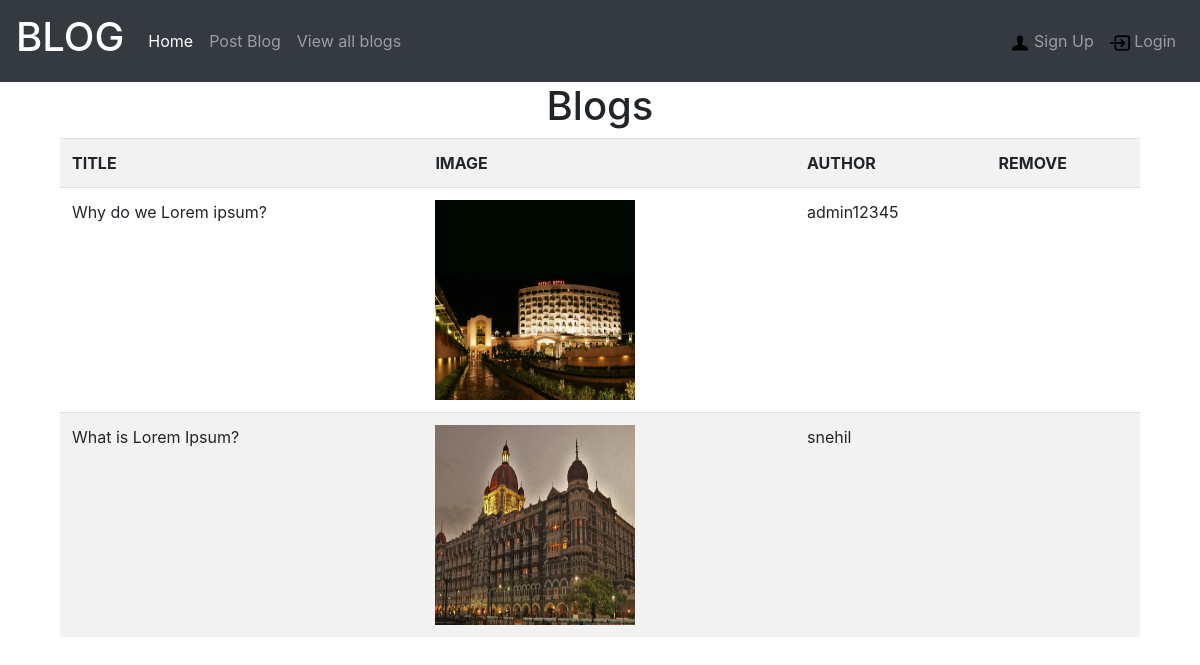
The page /viewblog/ on the database its author committed.
### blogapp/models.py (models this page shows)
class Blog(models.Model):
    title = models.CharField(max_length = 400)
    description = models.CharField(max_length = 400)
    image = models.FileField(upload_to = 'images/')
    author = models.CharField(max_length=50, default = '')
    upload_date = models.DateTimeField(auto_now = True)

### blogapp/views.py (the view)
# urls.py: path('viewblog/', views.ViewBlog),
def ViewBlog(request):
    images = Blog.objects.all().order_by('-upload_date')
    mydict = {'images': images}
    return render(request, 'blogapp/viewblog.html', context=mydict)

### templates/blogapp/viewblog.html (shortened to what this page needs)
{% extends 'blogapp/base.html' %}
{% block navblock %}
{% load crispy_forms_tags %}
<link rel="stylesheet" href="http://cdnjs.cloudflare.com/ajax/libs/font-awesome/4.1.0/css/font-awesome.min.css"/>
<center><h1> Blogs </h1></center>
  <div class="container">
    {% if images %}
    <table class="table table-striped">
        <tr>
          <th>TITLE</th>
          <th>IMAGE</th>
          <th>AUTHOR</th>
          <th> REMOVE </th>
        </tr>
        {% for data in images %}
      <tr>
        <td>{{data.title}}</td>
        <td><a href="/detailblog/{{data.id}}"><img src="{{data.image.url}}" width = 200px height = 200px>
      </a></td>
        <td>{{data.author}}</td>
      <td>
      </td>
      </tr>
      {%endfor%}
  </table>
  </div>
      {%else%}
      "NO DATA FOUND"
      {%endif%}
{%endblock%}

### templates/blogapp/base.html (shortened to what this page needs)
{% load static %}
<!DOCTYPE html>
<html lang="en">
<head>
  <link rel="stylesheet" href="https://maxcdn.bootstrapcdn.com/bootstrap/4.4.1/css/bootstrap.min.css">
</head>
<body>
  <nav class="navbar navbar-expand-sm bg-dark navbar-dark">
  <a class="navbar-brand" href="#">
    <h1>BLOG</h1>
  </a>
  <ul class="navbar-nav mr-auto">
  <li class="nav-item">
    <a class="nav-link active" href="/">Home</a>
  </li>
  <li class="nav-item">
    <a class="nav-link" href="/addblog">Post Blog</a>
  </li>
  <li class="nav-item">
    <a class="nav-link" href="/viewblog">View all blogs</a>
  </li>
</ul>
  <ul class="navbar-nav ml-auto">
{% if request.user.is_authenticated is True %}
    <li class="nav-item">
      <a class="nav-link active" href="#">Welcome {{request.user}}</a>
    </li>
    <li class="nav-item">
      <a class="nav-link" href="/accounts/logout">Logout</a>
    </li>
{% else%}
    <li class="nav-item">
      <a class="nav-link" href="/signup"><img src = "{%static "images/user.png" %}" alt="logo" width = 20px
        height = 20px > Sign Up</a>
    </li>
    <li class="nav-item">
      <a class="nav-link" href="/accounts/login"><img src = "{%static "images/login.png" %}" alt="logo" width = 20px
        height = 20px > Login</a>
    </li>
{%endif%}
  </ul>
</nav>
<div class="container">
{% block navblock %}{%endblock%}

### rows shown on the page
Blog: title "Why do we Lorem ipsum?", image (picture), author "admin12345"
Blog: title "What is Lorem Ipsum?", image (picture), author "snehil"
